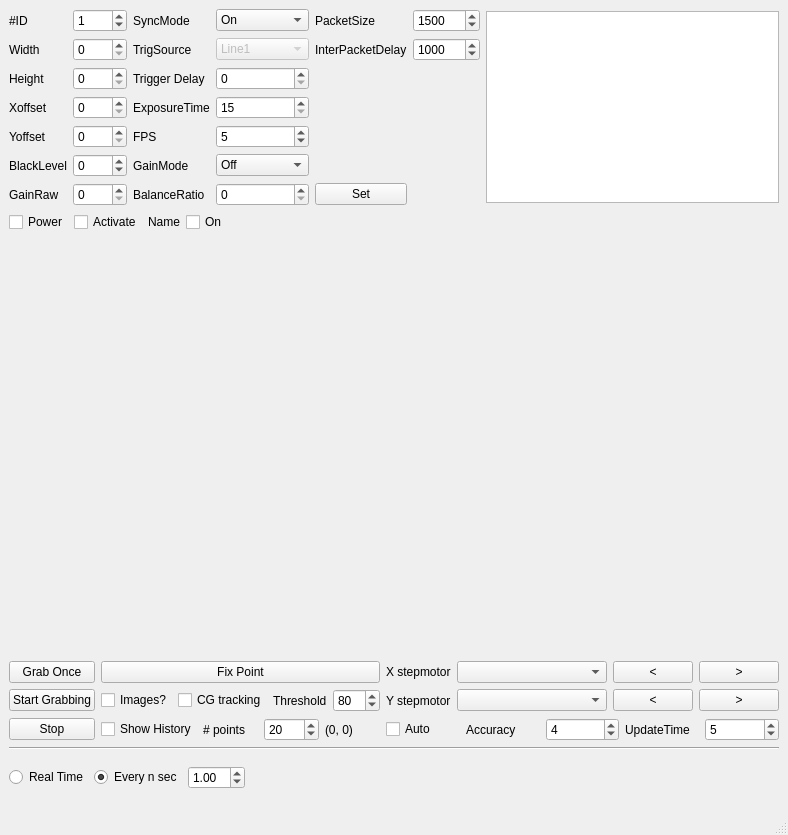
<?xml version="1.0" encoding="UTF-8"?>
<ui version="4.0">
 <class>CameraGUI</class>
 <widget class="QMainWindow" name="CameraGUI">
  <property name="enabled">
   <bool>true</bool>
  </property>
  <property name="geometry">
   <rect>
    <x>0</x>
    <y>0</y>
    <width>741</width>
    <height>835</height>
   </rect>
  </property>
  <property name="windowTitle">
   <string>MainWindow</string>
  </property>
  <widget class="QWidget" name="centralwidget">
   <layout class="QVBoxLayout" name="verticalLayout">
    <item>
     <layout class="QVBoxLayout" name="verticalLayout_2">
      <property name="bottomMargin">
       <number>15</number>
      </property>
      <item>
       <layout class="QHBoxLayout" name="horizontalLayout">
        <property name="spacing">
         <number>6</number>
        </property>
        <property name="sizeConstraint">
         <enum>QLayout::SetFixedSize</enum>
        </property>
        <item>
         <layout class="QGridLayout" name="gridLayout" rowstretch="0,0,0,0,0,0,0">
          <item row="5" column="3">
           <widget class="QComboBox" name="comboBox_gain_mode">
            <item>
             <property name="text">
              <string>Off</string>
             </property>
            </item>
            <item>
             <property name="text">
              <string>Once</string>
             </property>
            </item>
            <item>
             <property name="text">
              <string>Continuous</string>
             </property>
            </item>
           </widget>
          </item>
          <item row="2" column="3">
           <widget class="QSpinBox" name="spinBox_trigger_delay">
            <property name="maximum">
             <number>1000000</number>
            </property>
           </widget>
          </item>
          <item row="0" column="0">
           <widget class="QLabel" name="label_device_id">
            <property name="text">
             <string>#ID</string>
            </property>
           </widget>
          </item>
          <item row="4" column="3">
           <widget class="QSpinBox" name="spinBox_fps">
            <property name="minimum">
             <number>1</number>
            </property>
            <property name="maximum">
             <number>50</number>
            </property>
            <property name="value">
             <number>5</number>
            </property>
           </widget>
          </item>
          <item row="6" column="1">
           <widget class="QSpinBox" name="spinBox_gainraw">
            <property name="maximum">
             <number>3</number>
            </property>
           </widget>
          </item>
          <item row="6" column="3">
           <widget class="QSpinBox" name="spinBox_balance_ratio">
            <property name="maximum">
             <number>1023</number>
            </property>
           </widget>
          </item>
          <item row="3" column="3">
           <widget class="QSpinBox" name="spinBox_exposure_time">
            <property name="minimum">
             <number>15</number>
            </property>
            <property name="maximum">
             <number>896000</number>
            </property>
            <property name="value">
             <number>15</number>
            </property>
           </widget>
          </item>
          <item row="1" column="2">
           <widget class="QLabel" name="label_trig_source">
            <property name="text">
             <string>TrigSource</string>
            </property>
           </widget>
          </item>
          <item row="2" column="2">
           <widget class="QLabel" name="label_trig_delay">
            <property name="text">
             <string>Trigger Delay</string>
            </property>
           </widget>
          </item>
          <item row="1" column="0">
           <widget class="QLabel" name="label_Width">
            <property name="text">
             <string>Width</string>
            </property>
           </widget>
          </item>
          <item row="3" column="0">
           <widget class="QLabel" name="label_Xoffset">
            <property name="text">
             <string>Xoffset</string>
            </property>
           </widget>
          </item>
          <item row="0" column="5">
           <widget class="QSpinBox" name="spinBox_packetsize">
            <property name="maximum">
             <number>16000</number>
            </property>
            <property name="singleStep">
             <number>4</number>
            </property>
            <property name="value">
             <number>1500</number>
            </property>
           </widget>
          </item>
          <item row="2" column="1">
           <widget class="QSpinBox" name="spinBox_Height">
            <property name="sizePolicy">
             <sizepolicy hsizetype="Maximum" vsizetype="Fixed">
              <horstretch>0</horstretch>
              <verstretch>0</verstretch>
             </sizepolicy>
            </property>
            <property name="minimum">
             <number>0</number>
            </property>
            <property name="maximum">
             <number>2000</number>
            </property>
            <property name="value">
             <number>0</number>
            </property>
           </widget>
          </item>
          <item row="1" column="3">
           <widget class="QComboBox" name="comboBox_TrigSource">
            <property name="enabled">
             <bool>false</bool>
            </property>
            <item>
             <property name="text">
              <string>Line1</string>
             </property>
            </item>
           </widget>
          </item>
          <item row="2" column="0">
           <widget class="QLabel" name="label_Height">
            <property name="text">
             <string>Height</string>
            </property>
           </widget>
          </item>
          <item row="0" column="2">
           <widget class="QLabel" name="label_sync_mode">
            <property name="text">
             <string>SyncMode</string>
            </property>
           </widget>
          </item>
          <item row="1" column="1">
           <widget class="QSpinBox" name="spinBox_Width">
            <property name="sizePolicy">
             <sizepolicy hsizetype="Maximum" vsizetype="Fixed">
              <horstretch>0</horstretch>
              <verstretch>0</verstretch>
             </sizepolicy>
            </property>
            <property name="maximum">
             <number>2000</number>
            </property>
           </widget>
          </item>
          <item row="3" column="1">
           <widget class="QSpinBox" name="spinBox_Xoffset">
            <property name="maximum">
             <number>2000</number>
            </property>
            <property name="singleStep">
             <number>2</number>
            </property>
           </widget>
          </item>
          <item row="3" column="2">
           <widget class="QLabel" name="label_exposure_time">
            <property name="text">
             <string>ExposureTime</string>
            </property>
           </widget>
          </item>
          <item row="5" column="0">
           <widget class="QLabel" name="label_black_level">
            <property name="text">
             <string>BlackLevel</string>
            </property>
           </widget>
          </item>
          <item row="4" column="1">
           <widget class="QSpinBox" name="spinBox_Yoffset">
            <property name="maximum">
             <number>2000</number>
            </property>
            <property name="singleStep">
             <number>2</number>
            </property>
           </widget>
          </item>
          <item row="6" column="0">
           <widget class="QLabel" name="label_gainraw">
            <property name="text">
             <string>GainRaw</string>
            </property>
           </widget>
          </item>
          <item row="0" column="4">
           <widget class="QLabel" name="label_packet_size">
            <property name="text">
             <string>PacketSize</string>
            </property>
           </widget>
          </item>
          <item row="1" column="4">
           <widget class="QLabel" name="label_inter_packet_delay">
            <property name="text">
             <string>InterPacketDelay</string>
            </property>
           </widget>
          </item>
          <item row="1" column="5">
           <widget class="QSpinBox" name="spinBox_interpacket_delay">
            <property name="maximum">
             <number>2514068</number>
            </property>
            <property name="value">
             <number>1000</number>
            </property>
           </widget>
          </item>
          <item row="6" column="2">
           <widget class="QLabel" name="label_balance">
            <property name="text">
             <string>BalanceRatio</string>
            </property>
           </widget>
          </item>
          <item row="0" column="3">
           <widget class="QComboBox" name="comboBox_syncmode">
            <item>
             <property name="text">
              <string>On</string>
             </property>
            </item>
            <item>
             <property name="text">
              <string>Off</string>
             </property>
            </item>
           </widget>
          </item>
          <item row="0" column="1">
           <widget class="QSpinBox" name="spinBox_device_id">
            <property name="value">
             <number>1</number>
            </property>
           </widget>
          </item>
          <item row="5" column="2">
           <widget class="QLabel" name="label_gainmode">
            <property name="text">
             <string>GainMode</string>
            </property>
           </widget>
          </item>
          <item row="4" column="0">
           <widget class="QLabel" name="label_Yoffset">
            <property name="text">
             <string>Yoffset</string>
            </property>
           </widget>
          </item>
          <item row="4" column="2">
           <widget class="QLabel" name="label_fps">
            <property name="text">
             <string>FPS</string>
            </property>
           </widget>
          </item>
          <item row="5" column="1">
           <widget class="QSpinBox" name="spinBox_blacklevel">
            <property name="minimum">
             <number>-127</number>
            </property>
            <property name="maximum">
             <number>127</number>
            </property>
           </widget>
          </item>
          <item row="6" column="4">
           <widget class="QPushButton" name="pushButton_set_parameters">
            <property name="text">
             <string>Set</string>
            </property>
           </widget>
          </item>
         </layout>
        </item>
        <item>
         <layout class="QVBoxLayout" name="verticalLayout_3">
          <item>
           <widget class="QTextEdit" name="comments">
            <property name="sizePolicy">
             <sizepolicy hsizetype="Expanding" vsizetype="Fixed">
              <horstretch>0</horstretch>
              <verstretch>0</verstretch>
             </sizepolicy>
            </property>
            <property name="maximumSize">
             <size>
              <width>1000</width>
              <height>16777215</height>
             </size>
            </property>
           </widget>
          </item>
         </layout>
        </item>
       </layout>
      </item>
      <item>
       <layout class="QHBoxLayout" name="horizontalLayout_4">
        <property name="topMargin">
         <number>0</number>
        </property>
        <item>
         <widget class="QCheckBox" name="checkBox_power">
          <property name="text">
           <string>Power</string>
          </property>
         </widget>
        </item>
        <item>
         <widget class="QCheckBox" name="checkBox_ctrl_activate">
          <property name="text">
           <string>Activate</string>
          </property>
         </widget>
        </item>
        <item>
         <widget class="QLabel" name="label_name">
          <property name="text">
           <string>Name</string>
          </property>
         </widget>
        </item>
        <item>
         <widget class="QCheckBox" name="checkBox_device_activate">
          <property name="text">
           <string>On</string>
          </property>
         </widget>
        </item>
        <item>
         <spacer name="horizontalSpacer_2">
          <property name="orientation">
           <enum>Qt::Horizontal</enum>
          </property>
          <property name="sizeHint" stdset="0">
           <size>
            <width>40</width>
            <height>20</height>
           </size>
          </property>
         </spacer>
        </item>
       </layout>
      </item>
      <item>
       <layout class="QVBoxLayout" name="horizontalLayout_canvas">
        <item>
         <widget class="QWidget" name="verticalWidget_toolbox" native="true">
          <layout class="QVBoxLayout" name="toolbox">
           <property name="bottomMargin">
            <number>16</number>
           </property>
          </layout>
         </widget>
        </item>
        <item>
         <spacer name="verticalSpacer">
          <property name="orientation">
           <enum>Qt::Vertical</enum>
          </property>
          <property name="sizeHint" stdset="0">
           <size>
            <width>20</width>
            <height>40</height>
           </size>
          </property>
         </spacer>
        </item>
       </layout>
      </item>
      <item>
       <layout class="QGridLayout" name="gridLayout_2">
        <property name="topMargin">
         <number>0</number>
        </property>
        <item row="2" column="2">
         <layout class="QHBoxLayout" name="horizontalLayout_2">
          <item>
           <widget class="QCheckBox" name="checkBox_show_history">
            <property name="text">
             <string>Show History</string>
            </property>
           </widget>
          </item>
          <item>
           <widget class="QLabel" name="label_n_points_history">
            <property name="text">
             <string># points</string>
            </property>
           </widget>
          </item>
          <item>
           <widget class="QSpinBox" name="spinBox_cg_points">
            <property name="minimum">
             <number>1</number>
            </property>
            <property name="value">
             <number>20</number>
            </property>
           </widget>
          </item>
          <item>
           <widget class="QLabel" name="label_average_coordinate">
            <property name="text">
             <string>(0, 0)</string>
            </property>
           </widget>
          </item>
         </layout>
        </item>
        <item row="0" column="2">
         <widget class="QPushButton" name="pushButton_fix_track_point">
          <property name="text">
           <string>Fix Point</string>
          </property>
         </widget>
        </item>
        <item row="1" column="1">
         <widget class="QPushButton" name="pushButton_GetImages">
          <property name="text">
           <string>Start Grabbing</string>
          </property>
         </widget>
        </item>
        <item row="2" column="1">
         <widget class="QPushButton" name="pushButton_stop">
          <property name="text">
           <string>Stop</string>
          </property>
         </widget>
        </item>
        <item row="0" column="1">
         <widget class="QPushButton" name="pushButton_GetImage">
          <property name="text">
           <string>Grab Once</string>
          </property>
         </widget>
        </item>
        <item row="0" column="3">
         <layout class="QHBoxLayout" name="horizontalLayout_5">
          <item>
           <widget class="QLabel" name="label_x_stepmotor">
            <property name="text">
             <string>X stepmotor</string>
            </property>
           </widget>
          </item>
          <item>
           <widget class="QComboBox" name="comboBox_x_stepmotor">
            <property name="minimumSize">
             <size>
              <width>150</width>
              <height>0</height>
             </size>
            </property>
           </widget>
          </item>
          <item>
           <widget class="QPushButton" name="pushButton_decrease_X">
            <property name="text">
             <string>&lt;</string>
            </property>
           </widget>
          </item>
          <item>
           <widget class="QPushButton" name="pushButton_increase_X">
            <property name="text">
             <string>&gt;</string>
            </property>
           </widget>
          </item>
         </layout>
        </item>
        <item row="1" column="3">
         <layout class="QHBoxLayout" name="horizontalLayout_6">
          <item>
           <widget class="QLabel" name="label_y_stepmotor">
            <property name="text">
             <string>Y stepmotor</string>
            </property>
           </widget>
          </item>
          <item>
           <widget class="QComboBox" name="comboBox_y_stepmotor">
            <property name="minimumSize">
             <size>
              <width>150</width>
              <height>0</height>
             </size>
            </property>
           </widget>
          </item>
          <item>
           <widget class="QPushButton" name="pushButton_decrease_Y">
            <property name="text">
             <string>&lt;</string>
            </property>
           </widget>
          </item>
          <item>
           <widget class="QPushButton" name="pushButton_increase_Y">
            <property name="text">
             <string>&gt;</string>
            </property>
           </widget>
          </item>
         </layout>
        </item>
        <item row="2" column="3">
         <layout class="QHBoxLayout" name="horizontalLayout_7">
          <item>
           <widget class="QCheckBox" name="checkBox_auto_pos_controlled">
            <property name="text">
             <string>Auto</string>
            </property>
           </widget>
          </item>
          <item>
           <widget class="QLabel" name="label_accuracy">
            <property name="text">
             <string>Accuracy</string>
            </property>
           </widget>
          </item>
          <item>
           <widget class="QSpinBox" name="spinBox_accuracy_control">
            <property name="minimum">
             <number>1</number>
            </property>
            <property name="maximum">
             <number>20</number>
            </property>
            <property name="value">
             <number>4</number>
            </property>
           </widget>
          </item>
          <item>
           <widget class="QLabel" name="label_update_time">
            <property name="text">
             <string>UpdateTime</string>
            </property>
           </widget>
          </item>
          <item>
           <widget class="QSpinBox" name="spinBox_update_time">
            <property name="minimum">
             <number>1</number>
            </property>
            <property name="value">
             <number>5</number>
            </property>
           </widget>
          </item>
         </layout>
        </item>
        <item row="1" column="2">
         <layout class="QHBoxLayout" name="horizontalLayout_8">
          <item>
           <widget class="QCheckBox" name="checkBox_images">
            <property name="text">
             <string>Images?</string>
            </property>
           </widget>
          </item>
          <item>
           <widget class="QCheckBox" name="checkBox_cg">
            <property name="text">
             <string>CG tracking</string>
            </property>
           </widget>
          </item>
          <item>
           <widget class="QLabel" name="label">
            <property name="text">
             <string>Threshold</string>
            </property>
           </widget>
          </item>
          <item>
           <widget class="QSpinBox" name="spinBox_threshold">
            <property name="minimum">
             <number>0</number>
            </property>
            <property name="maximum">
             <number>255</number>
            </property>
            <property name="value">
             <number>80</number>
            </property>
           </widget>
          </item>
         </layout>
        </item>
       </layout>
      </item>
      <item>
       <widget class="Line" name="line">
        <property name="orientation">
         <enum>Qt::Horizontal</enum>
        </property>
       </widget>
      </item>
      <item>
       <layout class="QHBoxLayout" name="horizontalLayout_3">
        <property name="topMargin">
         <number>10</number>
        </property>
        <item>
         <widget class="QRadioButton" name="radioButton_RT">
          <property name="text">
           <string>Real Time</string>
          </property>
          <property name="checked">
           <bool>false</bool>
          </property>
         </widget>
        </item>
        <item>
         <widget class="QRadioButton" name="radioButton_every_n_sec">
          <property name="text">
           <string>Every n sec</string>
          </property>
          <property name="checked">
           <bool>true</bool>
          </property>
         </widget>
        </item>
        <item>
         <widget class="QDoubleSpinBox" name="spinBox_seconds">
          <property name="singleStep">
           <double>0.500000000000000</double>
          </property>
          <property name="value">
           <double>1.000000000000000</double>
          </property>
         </widget>
        </item>
        <item>
         <spacer name="horizontalSpacer">
          <property name="orientation">
           <enum>Qt::Horizontal</enum>
          </property>
          <property name="sizeHint" stdset="0">
           <size>
            <width>40</width>
            <height>20</height>
           </size>
          </property>
         </spacer>
        </item>
       </layout>
      </item>
     </layout>
    </item>
   </layout>
  </widget>
  <widget class="QMenuBar" name="menubar">
   <property name="geometry">
    <rect>
     <x>0</x>
     <y>0</y>
     <width>741</width>
     <height>21</height>
    </rect>
   </property>
  </widget>
  <widget class="QStatusBar" name="statusbar"/>
 </widget>
 <resources/>
 <connections/>
</ui>
